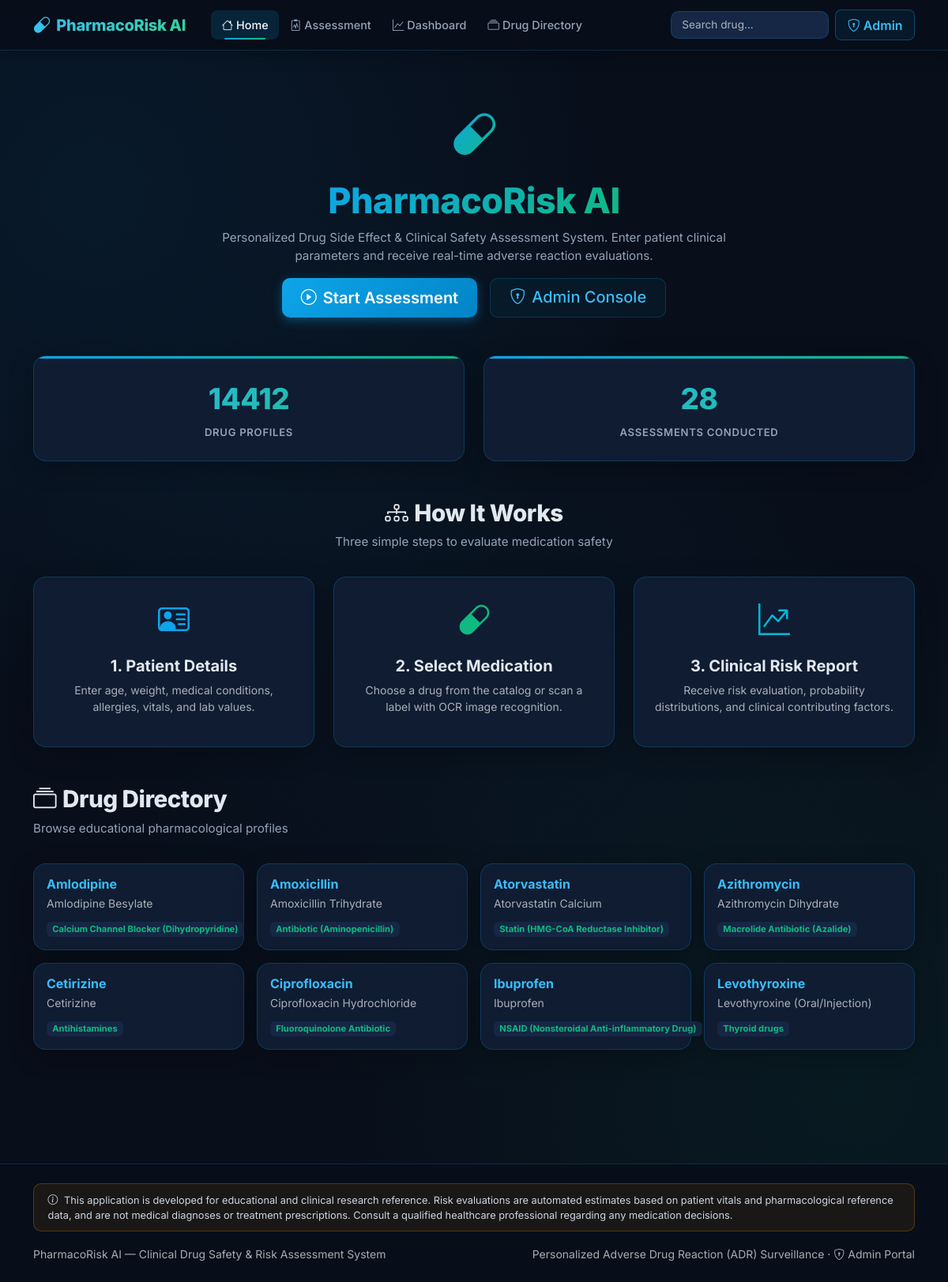
The page / on the database its author committed.
### tables this page shows
CREATE TABLE drugs (
    id INTEGER PRIMARY KEY AUTOINCREMENT,
    drug_name TEXT NOT NULL UNIQUE,
    generic_name TEXT NOT NULL,
    category TEXT NOT NULL,
    uses TEXT NOT NULL,
    common_side_effects TEXT NOT NULL,
    serious_warnings TEXT NOT NULL,
    contraindications TEXT NOT NULL,
    interactions TEXT NOT NULL,
    precautions TEXT NOT NULL,
    source_reference TEXT DEFAULT 'FDA / DailyMed / WHO Essential Medicines',
    created_at TIMESTAMP DEFAULT CURRENT_TIMESTAMP
);

### app.py (the view)
@app.route('/')
def index():
    featured_drug_names = [
        'Metformin', 'Ibuprofen', 'Amoxicillin', 'Atorvastatin',
        'Omeprazole', 'Paracetamol', 'Azithromycin', 'Ciprofloxacin',
        'Lisinopril', 'Sertraline', 'Amlodipine', 'Levothyroxine',
        'Warfarin', 'Prednisone', 'Cetirizine', 'Losartan'
    ]
    placeholders = ','.join(['?' for _ in featured_drug_names])
    recent_drugs = query_db(
        f"SELECT id, drug_name, generic_name, category, uses FROM drugs WHERE drug_name IN ({placeholders}) LIMIT 8",
        featured_drug_names
    )
    if not recent_drugs or len(recent_drugs) < 4:
        recent_drugs = query_db(
            "SELECT id, drug_name, generic_name, category, uses FROM drugs ORDER BY RANDOM() LIMIT 8"
        )
    stats = {
        'total_drugs': query_db("SELECT COUNT(*) as cnt FROM drugs", one=True)['cnt'],
        'total_predictions': query_db("SELECT COUNT(*) as cnt FROM predictions", one=True)['cnt']
    }
    return render_template('index.html', recent_drugs=recent_drugs, stats=stats)

### app.py (called while the page is built)
@app.context_processor
def inject_global_vars():
    return {
        'app_name': 'PharmacoRisk AI',
        'academic_disclaimer': (
            "This application is developed for educational and clinical research reference. "
            "Risk evaluations are automated estimates based on patient vitals and pharmacological reference data, "
            "and are not medical diagnoses or treatment prescriptions. "
            "Consult a qualified healthcare professional regarding any medication decisions."
        )
    }

### database/db.py (called while the page is built)
def get_db(db_path=None):
    path = db_path or DATABASE_PATH
    os.makedirs(os.path.dirname(path), exist_ok=True)
    try:
        if 'db' not in g:
            g.db = sqlite3.connect(path)
            g.db.row_factory = sqlite3.Row
        return g.db
    except RuntimeError:
        conn = sqlite3.connect(path)
        conn.row_factory = sqlite3.Row
        return conn

def query_db(query, args=(), one=False, db_path=None):
    conn = get_db(db_path)
    cur = conn.cursor()
    cur.execute(query, args)
    rv = cur.fetchall()
    cur.close()
    return (rv[0] if rv else None) if one else rv

### templates/index.html (shortened to what this page needs)
{% extends "base.html" %}
{% block content %}
<div class="container py-5">
    <div class="text-center mb-5 animate-in">
        <div class="mb-3">
            <span style="font-size: 3.5rem;"><i class="bi bi-capsule" style="background: linear-gradient(135deg, var(--pr-primary), var(--pr-secondary)); -webkit-background-clip: text; -webkit-text-fill-color: transparent;"></i></span>
        </div>
        <h1 class="section-title" style="font-size: 2.8rem;">
            <span style="background: linear-gradient(135deg, var(--pr-primary), var(--pr-secondary)); -webkit-background-clip: text; -webkit-text-fill-color: transparent; background-clip: text;">PharmacoRisk AI</span>
        </h1>
        <p class="section-subtitle" style="max-width: 640px; margin: 0 auto;">
            Personalized Drug Side Effect & Clinical Safety Assessment System.
            Enter patient clinical parameters and receive real-time adverse reaction evaluations.
        </p>
        <div class="d-flex justify-content-center gap-3 mt-3 flex-wrap">
            <a href="{{ url_for('patient') }}" class="btn btn-primary-gradient btn-lg px-4">
                <i class="bi bi-play-circle me-2"></i>Start Assessment
            </a>
            <a href="{{ url_for('admin_dashboard') }}" class="btn btn-outline-glass btn-lg px-4">
                <i class="bi bi-shield-lock me-2"></i>Admin Console
            </a>
        </div>
    </div>
    <div class="row g-4 mb-5">
        <div class="col-md-6">
            <div class="card-glass stat-card animate-in">
                <div class="stat-value">{{ stats.total_drugs }}</div>
                <div class="stat-label">Drug Profiles</div>
            </div>
        </div>
        <div class="col-md-6">
            <div class="card-glass stat-card animate-in" style="animation-delay: 0.1s;">
                <div class="stat-value">{{ stats.total_predictions }}</div>
                <div class="stat-label">Assessments Conducted</div>
            </div>
        </div>
    </div>
    <div class="mb-5">
        <h2 class="section-title text-center"><i class="bi bi-diagram-3 me-2"></i>How It Works</h2>
        <p class="section-subtitle text-center">Three simple steps to evaluate medication safety</p>
        <div class="row g-4">
            <div class="col-md-4">
                <div class="card-glass p-4 text-center h-100">
                    <div class="mb-3"><i class="bi bi-person-vcard" style="font-size: 2.5rem; color: var(--pr-primary);"></i></div>
                    <h5 class="fw-bold">1. Patient Details</h5>
                    <p class="text-muted small">Enter age, weight, medical conditions, allergies, vitals, and lab values.</p>
                </div>
            </div>
            <div class="col-md-4">
                <div class="card-glass p-4 text-center h-100">
                    <div class="mb-3"><i class="bi bi-capsule" style="font-size: 2.5rem; color: var(--pr-secondary);"></i></div>
                    <h5 class="fw-bold">2. Select Medication</h5>
                    <p class="text-muted small">Choose a drug from the catalog or scan a label with OCR image recognition.</p>
                </div>
            </div>
            <div class="col-md-4">
                <div class="card-glass p-4 text-center h-100">
                    <div class="mb-3"><i class="bi bi-graph-up-arrow" style="font-size: 2.5rem; color: var(--pr-accent);"></i></div>
                    <h5 class="fw-bold">3. Clinical Risk Report</h5>
                    <p class="text-muted small">Receive risk evaluation, probability distributions, and clinical contributing factors.</p>
                </div>
            </div>
        </div>
    </div>
    <div class="mb-5" id="drug-directory">
        <h2 class="section-title"><i class="bi bi-collection me-2"></i>Drug Directory</h2>
        <p class="section-subtitle">Browse educational pharmacological profiles</p>
        <div class="row g-3">
            {% for drug in recent_drugs %}
            <div class="col-md-6 col-lg-3">
                <a href="{{ url_for('drug_info', drug_id=drug['id']) }}" class="text-decoration-none">
                    <div class="card-glass p-3 h-100">
                        <h6 class="fw-bold mb-1" style="color: var(--pr-primary-light);">{{ drug['drug_name'] }}</h6>
                        <small class="text-muted d-block mb-2">{{ drug['generic_name'] }}</small>
                        <span class="badge" style="background: var(--pr-bg-elevated); color: var(--pr-secondary); font-size: 0.7rem;">{{ drug['category'] }}</span>
                    </div>
                </a>
            </div>
            {% endfor %}
        </div>
    </div>
</div>
{% endblock %}

### templates/base.html (shortened to what this page needs)
<!DOCTYPE html>
<html lang="en" data-bs-theme="dark">
<head>
    <link href="https://cdn.jsdelivr.net/npm/bootstrap@5.3.3/dist/css/bootstrap.min.css" rel="stylesheet">
    <link href="https://cdn.jsdelivr.net/npm/bootstrap-icons@1.11.3/font/bootstrap-icons.css" rel="stylesheet">
</head>
<body>
    <nav class="navbar navbar-expand-lg navbar-custom sticky-top">
        <div class="container">
            <a class="navbar-brand d-flex align-items-center" href="{{ url_for('index') }}">
                <i class="bi bi-capsule me-2" style="font-size: 1.35rem; color: var(--pr-primary-light);"></i>{{ app_name }}
            </a>
            <div class="collapse navbar-collapse" id="navMain">
                <ul class="navbar-nav me-auto ms-lg-3">
                    <li class="nav-item">
                        <a class="nav-link {{ 'active' if request.endpoint == 'index' }}" href="{{ url_for('index') }}">
                            <i class="bi bi-house me-1"></i>Home
                        </a>
                    </li>
                    <li class="nav-item">
                        <a class="nav-link {{ 'active' if request.endpoint in ['patient', 'drug_upload'] }}" href="{{ url_for('patient') }}">
                            <i class="bi bi-clipboard2-pulse me-1"></i>Assessment
                        </a>
                    </li>
                    <li class="nav-item">
                        <a class="nav-link {{ 'active' if request.endpoint == 'dashboard' }}" href="{{ url_for('dashboard') }}">
                            <i class="bi bi-graph-up me-1"></i>Dashboard
                        </a>
                    </li>
                    <li class="nav-item">
                        <a class="nav-link {{ 'active' if request.endpoint == 'drug_info' }}" href="{{ url_for('index') }}#drug-directory">
                            <i class="bi bi-collection me-1"></i>Drug Directory
                        </a>
                    </li>
                </ul>
                <div class="d-flex align-items-center flex-wrap gap-2">
                    <form class="d-flex search-form" action="{{ url_for('drug_search_redirect') }}" method="GET">
                        <input class="form-control" type="search" name="q" placeholder="Search drug..." aria-label="Search">
                    </form>
                    {% if session.get('admin_logged_in') %}
                        <a href="{{ url_for('admin_dashboard') }}" class="nav-link-admin text-decoration-none">
                            <i class="bi bi-shield-check me-1"></i>Admin Panel
                        </a>
                        <a href="{{ url_for('admin_logout') }}" class="btn btn-sm btn-outline-danger" title="Logout Administrator">
                            <i class="bi bi-box-arrow-right"></i>
                        </a>
                    {% else %}
                        <a href="{{ url_for('admin_dashboard') }}" class="nav-link-admin text-decoration-none">
                            <i class="bi bi-shield-lock me-1"></i>Admin
                        </a>
                    {% endif %}
                </div>
            </div>
        </div>
    </nav>
    <main>
        {% if custom_body %}
            {{ custom_body | safe }}
        {% else %}
            {% block content %}{% endblock %}
        {% endif %}
    </main>
    <footer class="footer-custom">
        <div class="container">
            <div class="disclaimer-bar mb-3">
                <i class="bi bi-info-circle me-1"></i> {{ academic_disclaimer }}
            </div>
            <div class="row text-center text-md-start">
                <div class="col-md-6">
                    <small class="text-muted">{{ app_name }} — Clinical Drug Safety & Risk Assessment System</small>
                </div>
                <div class="col-md-6 text-md-end">
                    <small class="text-muted">Personalized Adverse Drug Reaction (ADR) Surveillance · <a href="{{ url_for('admin_dashboard') }}" class="text-muted text-decoration-none"><i class="bi bi-shield-lock me-1"></i>Admin Portal</a></small>
                </div>
            </div>
        </div>
    </footer>
</body>
</html>

### templates/base.html (style rules this page uses)
:root { --pr-primary: #0ea5e9; --pr-primary-hover: #0284c7; --pr-primary-light: #38bdf8; --pr-secondary: #10b981; --pr-secondary-light: #34d399; --pr-accent: #06b6d4; --pr-accent-alt: #14b8a6; --pr-danger: #f43f5e; --pr-warning: #f59e0b; --pr-success: #10b981; --pr-bg-dark: #080e1a; --pr-bg-card: #0f1c32; --pr-bg-elevated: #152744; --pr-border: rgba(14, 165, 233, 0.22); --pr-glow: rgba(14, 165, 233, 0.25); --pr-emerald-glow: rgba(16, 185, 129, 0.25); }
* { font-family: 'Inter', system-ui, sans-serif; }
body { background-color: var(--pr-bg-dark); background-image: radial-gradient(circle at 10% 15%, rgba(14, 165, 233, 0.08) 0%, transparent 40%), radial-gradient(circle at 90% 85%, rgba(16, 185, 129, 0.07) 0%, transparent 40%), radial-gradient(circle at 50% 50%, rgba(6, 182, 212, 0.03) 0%, transparent 60%); background-attachment: fixed; color: #e2e8f0; min-height: 100vh; }
.navbar-custom { background: rgba(8, 14, 26, 0.92) !important; backdrop-filter: blur(20px); border-bottom: 1px solid var(--pr-border); padding: 0.65rem 0; box-shadow: 0 4px 20px rgba(0, 0, 0, 0.3); }
.navbar-brand { font-weight: 800; font-size: 1.25rem; letter-spacing: -0.3px; background: linear-gradient(135deg, var(--pr-primary-light), var(--pr-secondary-light)); -webkit-background-clip: text; -webkit-text-fill-color: transparent; background-clip: text; }
.nav-link { color: #94a3b8 !important; font-weight: 500; font-size: 0.9rem; padding: 0.5rem 0.85rem !important; border-radius: 8px; transition: all 0.2s ease; }
.nav-link:hover, .nav-link.active { color: #f1f5f9 !important; background: rgba(14, 165, 233, 0.1); }
.nav-link-admin { color: var(--pr-primary-light) !important; border: 1px solid rgba(14, 165, 233, 0.35); background: rgba(14, 165, 233, 0.08); border-radius: 8px; font-weight: 600; padding: 0.4rem 0.9rem !important; transition: all 0.25s ease; }
.card-glass { background: var(--pr-bg-card); border: 1px solid var(--pr-border); border-radius: 16px; transition: transform 0.25s cubic-bezier(0.16, 1, 0.3, 1), box-shadow 0.25s cubic-bezier(0.16, 1, 0.3, 1), border-color 0.25s ease; box-shadow: 0 8px 30px rgba(0, 0, 0, 0.25); }
.btn-primary-gradient { background: linear-gradient(135deg, var(--pr-primary), #0284c7); border: none; color: white; font-weight: 600; padding: 0.65rem 1.6rem; border-radius: 10px; box-shadow: 0 4px 14px rgba(14, 165, 233, 0.35); transition: all 0.25s ease; }
.btn-outline-glass { border: 1px solid var(--pr-border); color: var(--pr-primary-light); background: rgba(14, 165, 233, 0.05); border-radius: 10px; font-weight: 500; transition: all 0.25s ease; }
.form-control, .form-select { background: var(--pr-bg-elevated) !important; border: 1px solid var(--pr-border) !important; color: #f1f5f9 !important; border-radius: 10px; }
.footer-custom { background: rgba(8, 14, 26, 0.95); border-top: 1px solid var(--pr-border); padding: 1.5rem 0; margin-top: 3rem; }
.disclaimer-bar { background: rgba(245, 158, 11, 0.08); border: 1px solid rgba(245, 158, 11, 0.25); border-radius: 10px; padding: 0.65rem 1.1rem; font-size: 0.8rem; color: #cbd5e1; }
.section-title { font-weight: 800; font-size: 1.85rem; margin-bottom: 0.5rem; letter-spacing: -0.5px; }
.section-subtitle { color: #94a3b8; font-size: 0.95rem; margin-bottom: 2rem; }
.stat-card { text-align: center; padding: 1.6rem; position: relative; overflow: hidden; }
.stat-card::before { content: ""; position: absolute; top: 0; left: 0; right: 0; height: 3px; background: linear-gradient(90deg, var(--pr-primary), var(--pr-secondary)); }
.stat-value { font-size: 2.3rem; font-weight: 800; background: linear-gradient(135deg, var(--pr-primary-light), var(--pr-secondary)); -webkit-background-clip: text; -webkit-text-fill-color: transparent; background-clip: text; letter-spacing: -0.5px; }
.stat-label { font-size: 0.82rem; color: #94a3b8; text-transform: uppercase; letter-spacing: 0.7px; margin-top: 0.35rem; font-weight: 600; }
.animate-in { animation: fadeInUp 0.45s cubic-bezier(0.16, 1, 0.3, 1) forwards; }
.search-form .form-control { max-width: 200px; font-size: 0.85rem; padding: 0.4rem 0.8rem; }
.nav-link.active { color: #f1f5f9 !important; background: rgba(14, 165, 233, 0.15) !important; position: relative; }
.nav-link.active::after { content: ''; position: absolute; bottom: 0; left: 50%; transform: translateX(-50%); width: 60%; height: 2px; background: linear-gradient(90deg, var(--pr-primary), var(--pr-secondary)); border-radius: 2px; }

### rows shown on the page
drugs: drug_name "Amlodipine", generic_name "Amlodipine Besylate", category "Calcium Channel Blocker (Dihydropyridine)"
drugs: drug_name "Amoxicillin", generic_name "Amoxicillin Trihydrate", category "Antibiotic (Aminopenicillin)"
drugs: drug_name "Atorvastatin", generic_name "Atorvastatin Calcium", category "Statin (HMG-CoA Reductase Inhibitor)"
drugs: drug_name "Azithromycin", generic_name "Azithromycin Dihydrate", category "Macrolide Antibiotic (Azalide)"
drugs: drug_name "Cetirizine", generic_name "Cetirizine", category "Antihistamines"
drugs: drug_name "Ciprofloxacin", generic_name "Ciprofloxacin Hydrochloride", category "Fluoroquinolone Antibiotic"
drugs: drug_name "Ibuprofen", generic_name "Ibuprofen", category "NSAID (Nonsteroidal Anti-inflammatory Drug)"
drugs: drug_name "Levothyroxine", generic_name "Levothyroxine (Oral/Injection)", category "Thyroid drugs"

### other values the page prints
{{ app_name }} "PharmacoRisk AI"
{{ stats.total_drugs }} "14412"
{{ stats.total_predictions }} "28"
